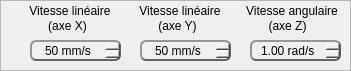
   <widget class="QFrame" name="frame">
    <property name="geometry">
     <rect>
      <x>820</x>
      <y>300</y>
      <width>351</width>
      <height>71</height>
     </rect>
    </property>
    <property name="frameShape">
     <enum>QFrame::StyledPanel</enum>
    </property>
    <property name="frameShadow">
     <enum>QFrame::Raised</enum>
    </property>
    <widget class="QLabel" name="label_6">
     <property name="geometry">
      <rect>
       <x>260</x>
       <y>15</y>
       <width>55</width>
       <height>21</height>
      </rect>
     </property>
     <property name="text">
      <string>(axe Z)</string>
     </property>
     <property name="alignment">
      <set>Qt::AlignCenter</set>
     </property>
    </widget>
    <widget class="QDoubleSpinBox" name="z_ang_vel_value">
     <property name="geometry">
      <rect>
       <x>250</x>
       <y>40</y>
       <width>91</width>
       <height>21</height>
      </rect>
     </property>
     <property name="styleSheet">
      <string notr="true">QDoubleSpinBox
{
	border-style: outset;
	border-width: 2px;
	border-radius: 6px;
	border-color: rgb(100, 100, 100);
	background-color: rgb(240, 240, 240);
}

QDoubleSpinBox:hover
{
	border-color: rgb(255, 0, 0);
}</string>
     </property>
     <property name="alignment">
      <set>Qt::AlignCenter</set>
     </property>
     <property name="suffix">
      <string> rad/s</string>
     </property>
     <property name="singleStep">
      <double>0.010000000000000</double>
     </property>
     <property name="value">
      <double>1.000000000000000</double>
     </property>
    </widget>
    <widget class="QLabel" name="label_5">
     <property name="geometry">
      <rect>
       <x>150</x>
       <y>15</y>
       <width>55</width>
       <height>21</height>
      </rect>
     </property>
     <property name="text">
      <string>(axe Y)</string>
     </property>
     <property name="alignment">
      <set>Qt::AlignCenter</set>
     </property>
    </widget>
    <widget class="QLabel" name="y_lin_vel_label">
     <property name="geometry">
      <rect>
       <x>130</x>
       <y>0</y>
       <width>100</width>
       <height>21</height>
      </rect>
     </property>
     <property name="text">
      <string>Vitesse linéaire</string>
     </property>
     <property name="alignment">
      <set>Qt::AlignCenter</set>
     </property>
    </widget>
    <widget class="QSpinBox" name="x_lin_vel_value">
     <property name="geometry">
      <rect>
       <x>30</x>
       <y>40</y>
       <width>91</width>
       <height>21</height>
      </rect>
     </property>
     <property name="styleSheet">
      <string notr="true">QSpinBox
{
	border-style: outset;
	border-width: 2px;
	border-radius: 6px;
	border-color: rgb(100, 100, 100);
	background-color: rgb(240, 240, 240);
}

QSpinBox:hover
{
	border-color: rgb(255, 0, 0);
}</string>
     </property>
     <property name="alignment">
      <set>Qt::AlignCenter</set>
     </property>
     <property name="suffix">
      <string> mm/s</string>
     </property>
     <property name="maximum">
      <number>500</number>
     </property>
     <property name="value">
      <number>50</number>
     </property>
    </widget>
    <widget class="QSpinBox" name="y_lin_vel_value">
     <property name="geometry">
      <rect>
       <x>140</x>
       <y>40</y>
       <width>91</width>
       <height>21</height>
      </rect>
     </property>
     <property name="styleSheet">
      <string notr="true">QSpinBox
{
	border-style: outset;
	border-width: 2px;
	border-radius: 6px;
	border-color: rgb(100, 100, 100);
	background-color: rgb(240, 240, 240);
}

QSpinBox:hover
{
	border-color: rgb(255, 0, 0);
}</string>
     </property>
     <property name="alignment">
      <set>Qt::AlignCenter</set>
     </property>
     <property name="suffix">
      <string> mm/s</string>
     </property>
     <property name="maximum">
      <number>500</number>
     </property>
     <property name="value">
      <number>50</number>
     </property>
    </widget>
    <widget class="QLabel" name="z_ang_vel_label">
     <property name="geometry">
      <rect>
       <x>240</x>
       <y>0</y>
       <width>104</width>
       <height>21</height>
      </rect>
     </property>
     <property name="text">
      <string>Vitesse angulaire</string>
     </property>
     <property name="alignment">
      <set>Qt::AlignCenter</set>
     </property>
    </widget>
    <widget class="QLabel" name="x_lin_vel_label">
     <property name="geometry">
      <rect>
       <x>20</x>
       <y>0</y>
       <width>100</width>
       <height>21</height>
      </rect>
     </property>
     <property name="text">
      <string>Vitesse linéaire</string>
     </property>
     <property name="alignment">
      <set>Qt::AlignCenter</set>
     </property>
    </widget>
    <widget class="QLabel" name="label_4">
     <property name="geometry">
      <rect>
       <x>40</x>
       <y>15</y>
       <width>55</width>
       <height>21</height>
      </rect>
     </property>
     <property name="text">
      <string>(axe X)</string>
     </property>
     <property name="alignment">
      <set>Qt::AlignCenter</set>
     </property>
    </widget>
   </widget>
